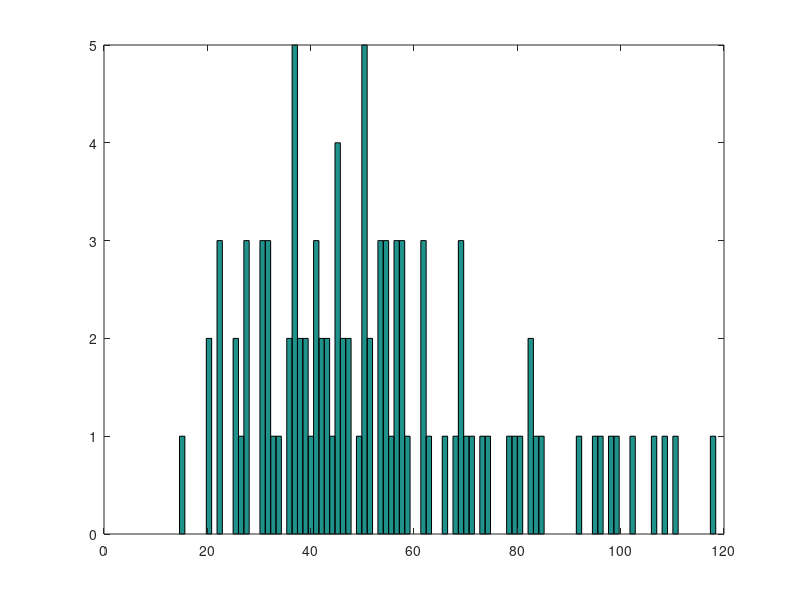

MATLAB code for this plot:
sigma = 0.3;
K = 52;
T = 2;
r = 0.05;
NP = 100;
S0 = 50;
S = zeros(1, NP);
Option_Price = zeros(1, NP);
rn = randn(1, NP);
for i = 1:NP
    S(i) = S0*exp((r-(sigma^2)/2)*T + sigma*rn(i)*sqrt(T));
    Option_Price(i) = exp(-r*T) * max((K-S(i)), 0);
end

Mean_Option = mean(Option_Price);
SD_Option = std(Option_Price);
Std_Error = SD_Option / sqrt(NP);
fprintf("95 percent Confidence is (%.2f, %.2f)", Mean_Option - (1.96*Std_Error),Mean_Option + (1.96*Std_Error))
fprintf('\nStandard error: %.2f', Std_Error)
fprintf('\nOption price: %.2f', Mean_Option)
nbins = 100;
hist(S(:,:), nbins);
